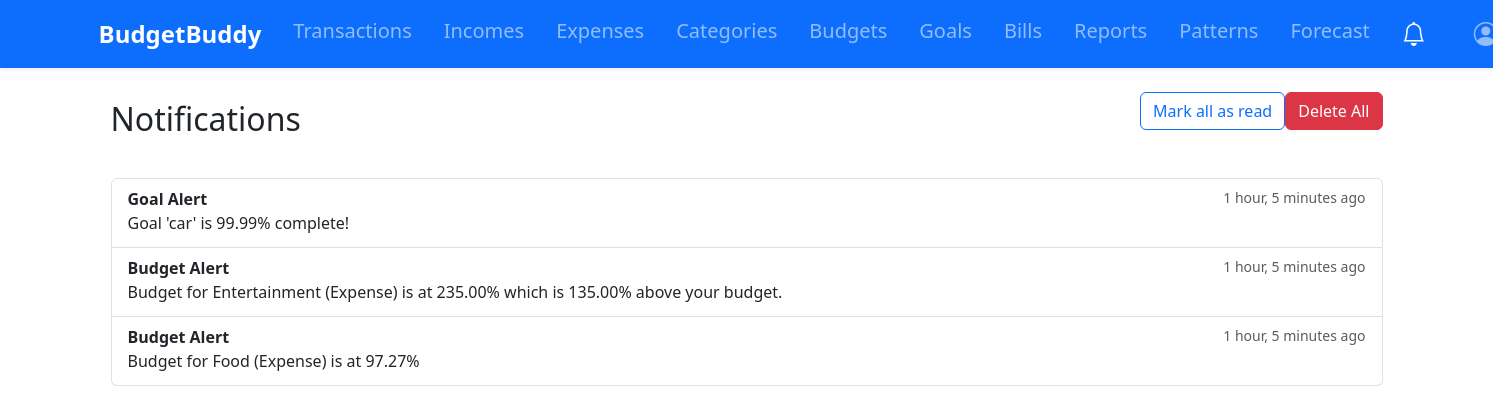
The app's page /notifications/ (signed in) with its own data.
### tracker/models.py (models this page shows)
class Notification(models.Model):
    user = models.ForeignKey(User, on_delete=models.CASCADE)
    message = models.CharField(max_length=255)
    is_read = models.BooleanField(default=False)
    created_at = models.DateTimeField(auto_now_add=True)
    notification_type = models.CharField(max_length=20, choices=[
        ('GOAL', 'Goal Alert'),
        ('BUDGET', 'Budget Alert'),
        ('BILL', 'Bill Reminder')
    ])
    last_sent = models.DateTimeField(auto_now_add=True)
    repeat_frequency = models.CharField(max_length=10, choices=[
        ('ONCE', 'Once'),
        ('DAILY', 'Daily'),
        ('WEEKLY', 'Weekly')
    ], default='ONCE')
    is_active = models.BooleanField(default=True)

### tracker/views.py (the view)
# urls.py: path('notifications/', notifications, name='notifications'),
@login_required
def notifications(request):
    if request.method == 'POST':
        pass
    check_budget_alerts(request.user)
    check_goal_alerts(request.user)
    check_bill_reminders(request.user)
    notifications = Notification.objects.filter(user=request.user).order_by('-created_at')
    unread_count = notifications.filter(is_read=False).count()
    return render(request, 'tracker/notifications.html', {
        'notifications': notifications,
        'unread_count': unread_count
    })

### tracker/context_processors.py (called while the page is built)
def notifications_count(request):
    if request.user.is_authenticated:
        return {
            'unread_notifications_count': Notification.objects.filter(
                user=request.user,
                is_read=False
            ).count()
        }
    return {'unread_notifications_count': 0}

### tracker/models.py (called while the page is built)
    def __str__(self):
        return f"{self.name} ({self.get_category_type_display()})"

    def progress(self):
        expenses = Transaction.objects.filter(
            user=self.user,
            category=self.category,
            date__gte=self.start_date,
            date__lte=self.end_date
        ).aggregate(total=models.Sum('amount'))['total'] or 0
        return (expenses / self.amount) * 100 if self.amount else 0

    def progress(self):
        return (self.current_amount / self.target_amount) * 100 if self.target_amount else 0

### tracker/utils.py (called while the page is built, shortened)
def should_send_notification(notification_type, user, message):
    now = timezone.now()
    threshold = {
        'BUDGET': timedelta(hours=12),
        'GOAL': timedelta(days=1),
        'BILL': timedelta(days=1)
    }.get(notification_type, timedelta(days=1))
    existing = Notification.objects.filter(
        user=user,
        notification_type=notification_type,
        message=message,
        is_active=True
    ).order_by('-last_sent').first()
    if not existing:
        return True
    if existing.repeat_frequency == 'ONCE':
        return False
    elif existing.repeat_frequency == 'DAILY' and (now - existing.last_sent) >= timedelta(days=1):
        return True
    elif existing.repeat_frequency == 'WEEKLY' and (now - existing.last_sent) >= timedelta(weeks=1):
        return True
    return False

def create_notification(user, message, notification_type, repeat_frequency='ONCE'):
    if should_send_notification(notification_type, user, message):
        Notification.objects.create(
            user=user,
            message=message,
            notification_type=notification_type,
            repeat_frequency=repeat_frequency
        )

def check_bill_reminders(user):
    try:
        prefs = NotificationPreference.objects.get(user=user)
    except NotificationPreference.DoesNotExist:
        prefs = NotificationPreference(user=user)
    if not prefs.bill_reminders:
        return
    upcoming_bills = Bill.objects.filter(
        user=user,
        is_paid=False,
        due_date__lte=timezone.now().date() + timedelta(days=prefs.bill_days_prior)
    )

### templates/tracker/notifications.html (shortened to what this page needs)
{% extends 'base.html' %}
{% block content %}
<div class="container">
    <div class="d-flex justify-content-between align-items-center mb-4">
        <h2>Notifications</h2>
        <div class="d-flex justify-content-between align-items-center mb-4">
            <a href="{% url 'mark_all_notification_read' %}" class="btn btn-outline-primary">
                 Mark all as read
            </a>
            <form method="POST" action="{% url 'clear_notifications' %}">
                <button type="submit" class="btn btn-danger"
                        onclick="return confirm('Permanently delete ALL notifications?')">
                     Delete All
                </button>
            </form>
        </div>
    </div>
    <div class="list-group">
        {% for notification in notifications %}
        <a href="{% url 'mark_notification_read' notification.id %}"
           class="list-group-item list-group-item-action {% if not notification.is_read %}list-group-item-info{% endif %}">
            <div class="d-flex justify-content-between">
                <div>
                    <strong>{{ notification.get_notification_type_display }}</strong>
                    <p class="mb-1">{{ notification.message }}</p>
                </div>
                <small class="text-muted">{{ notification.created_at|timesince }} ago</small>
            </div>
        </a>
        {% empty %}
        <div class="alert alert-info">No notifications</div>
        {% endfor %}
    </div>
</div>
{% endblock %}

### records on screen
Notification: notification_type "Goal Alert", message "Goal 'car' is 99.99% complete!", created_at "1 hour, 5 minutes"
Notification: notification_type "Budget Alert", message "Budget for Entertainment (Expense) is at 235.00% which is 135.00% above your budget.", created_at "1 hour, 5 minutes"
Notification: notification_type "Budget Alert", message "Budget for Food (Expense) is at 97.27%", created_at "1 hour, 5 minutes"
